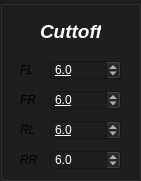
     <widget class="QGroupBox" name="groupBox_3">
      <property name="geometry">
       <rect>
        <x>50</x>
        <y>150</y>
        <width>141</width>
        <height>181</height>
       </rect>
      </property>
      <property name="styleSheet">
       <string notr="true">background-color: rgb(30, 30, 30);</string>
      </property>
      <property name="title">
       <string/>
      </property>
      <widget class="QDoubleSpinBox" name="FL_DOB_cutoff">
       <property name="geometry">
        <rect>
         <x>50</x>
         <y>60</y>
         <width>71</width>
         <height>20</height>
        </rect>
       </property>
       <property name="styleSheet">
        <string notr="true">color: rgb(255, 255, 255);
text-decoration: underline;</string>
       </property>
       <property name="decimals">
        <number>1</number>
       </property>
       <property name="maximum">
        <double>10000.000000000000000</double>
       </property>
       <property name="value">
        <double>6.000000000000000</double>
       </property>
      </widget>
      <widget class="QLabel" name="label_42">
       <property name="geometry">
        <rect>
         <x>20</x>
         <y>60</y>
         <width>21</width>
         <height>21</height>
        </rect>
       </property>
       <property name="text">
        <string>&lt;html&gt;&lt;head/&gt;&lt;body&gt;&lt;p&gt;&lt;span style=&quot; font-style:italic;&quot;&gt;FL&lt;/span&gt;&lt;/p&gt;&lt;/body&gt;&lt;/html&gt;</string>
       </property>
      </widget>
      <widget class="QLabel" name="label_43">
       <property name="geometry">
        <rect>
         <x>20</x>
         <y>90</y>
         <width>21</width>
         <height>21</height>
        </rect>
       </property>
       <property name="text">
        <string>&lt;html&gt;&lt;head/&gt;&lt;body&gt;&lt;p&gt;&lt;span style=&quot; font-style:italic;&quot;&gt;FR&lt;/span&gt;&lt;/p&gt;&lt;/body&gt;&lt;/html&gt;</string>
       </property>
      </widget>
      <widget class="QLabel" name="label_44">
       <property name="geometry">
        <rect>
         <x>20</x>
         <y>120</y>
         <width>21</width>
         <height>21</height>
        </rect>
       </property>
       <property name="text">
        <string>&lt;html&gt;&lt;head/&gt;&lt;body&gt;&lt;p&gt;&lt;span style=&quot; font-style:italic;&quot;&gt;RL&lt;/span&gt;&lt;/p&gt;&lt;/body&gt;&lt;/html&gt;</string>
       </property>
      </widget>
      <widget class="QLabel" name="label_45">
       <property name="geometry">
        <rect>
         <x>20</x>
         <y>150</y>
         <width>21</width>
         <height>21</height>
        </rect>
       </property>
       <property name="text">
        <string>&lt;html&gt;&lt;head/&gt;&lt;body&gt;&lt;p&gt;&lt;span style=&quot; font-style:italic;&quot;&gt;RR&lt;/span&gt;&lt;/p&gt;&lt;/body&gt;&lt;/html&gt;</string>
       </property>
      </widget>
      <widget class="QDoubleSpinBox" name="FR_DOB_cutoff">
       <property name="geometry">
        <rect>
         <x>50</x>
         <y>90</y>
         <width>71</width>
         <height>20</height>
        </rect>
       </property>
       <property name="styleSheet">
        <string notr="true">color: rgb(255, 255, 255);
text-decoration: underline;</string>
       </property>
       <property name="decimals">
        <number>1</number>
       </property>
       <property name="maximum">
        <double>10000.000000000000000</double>
       </property>
       <property name="value">
        <double>6.000000000000000</double>
       </property>
      </widget>
      <widget class="QDoubleSpinBox" name="RL_DOB_cutoff">
       <property name="geometry">
        <rect>
         <x>50</x>
         <y>120</y>
         <width>71</width>
         <height>20</height>
        </rect>
       </property>
       <property name="styleSheet">
        <string notr="true">color: rgb(255, 255, 255);
text-decoration: underline;</string>
       </property>
       <property name="decimals">
        <number>1</number>
       </property>
       <property name="maximum">
        <double>10000.000000000000000</double>
       </property>
       <property name="value">
        <double>6.000000000000000</double>
       </property>
      </widget>
      <widget class="QDoubleSpinBox" name="RR_DOB_cutoff">
       <property name="geometry">
        <rect>
         <x>50</x>
         <y>150</y>
         <width>71</width>
         <height>20</height>
        </rect>
       </property>
       <property name="styleSheet">
        <string notr="true">color: rgb(255, 255, 255);
</string>
       </property>
       <property name="decimals">
        <number>1</number>
       </property>
       <property name="maximum">
        <double>10000.000000000000000</double>
       </property>
       <property name="value">
        <double>6.000000000000000</double>
       </property>
      </widget>
      <widget class="QLabel" name="label_37">
       <property name="geometry">
        <rect>
         <x>40</x>
         <y>20</y>
         <width>61</width>
         <height>21</height>
        </rect>
       </property>
       <property name="text">
        <string>&lt;html&gt;&lt;head/&gt;&lt;body&gt;&lt;p&gt;&lt;span style=&quot; font-size:14pt; font-weight:700; font-style:italic; color:#ffffff;&quot;&gt;Cuttoff&lt;/span&gt;&lt;/p&gt;&lt;/body&gt;&lt;/html&gt;</string>
       </property>
      </widget>
     </widget>
